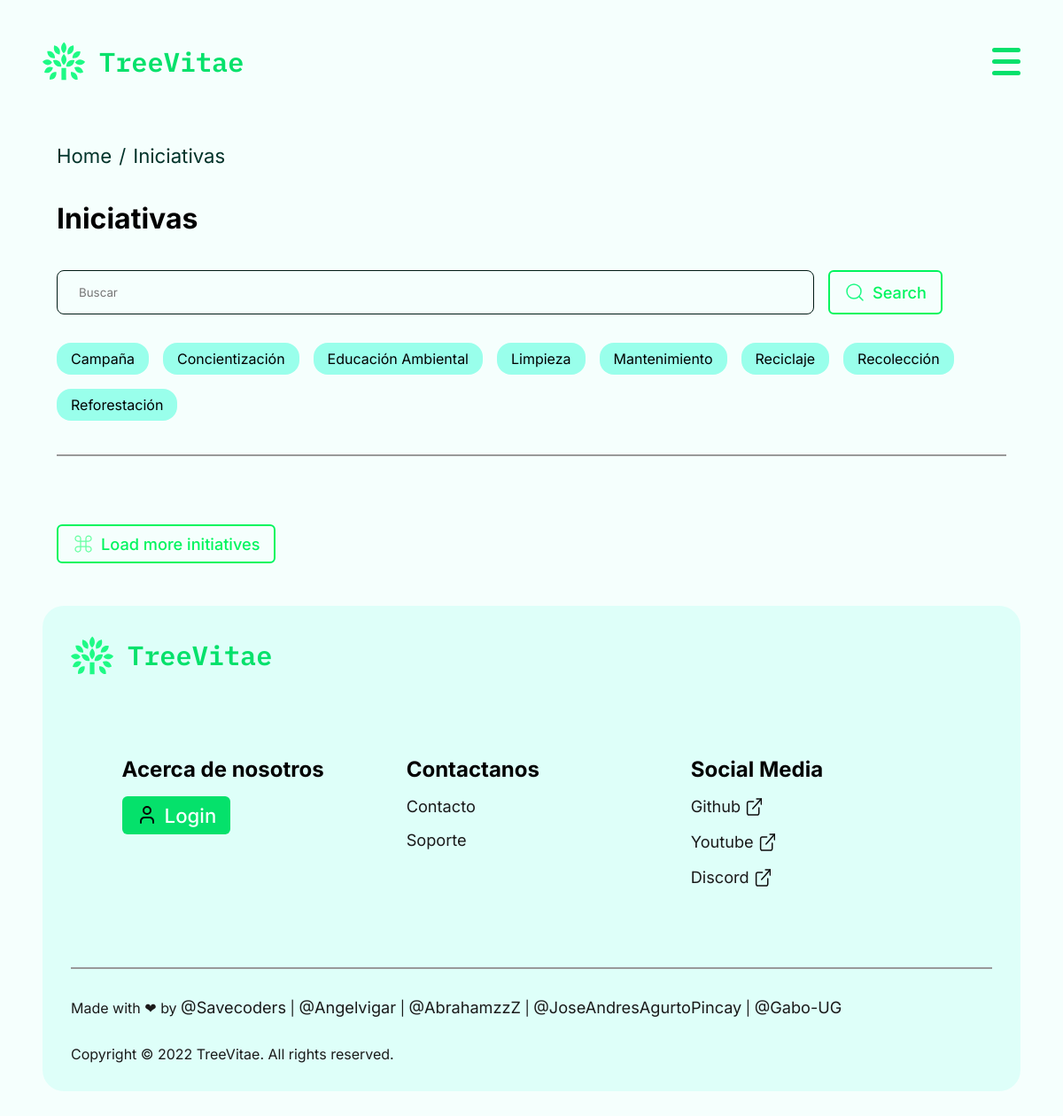
The page /index.php?c=iniciativa&f=viewall on the database its author committed.
### tables this page shows
CREATE TABLE `tags` (
  `ID` bigint(20) NOT NULL AUTO_INCREMENT,
  `nombre` varchar(255) NOT NULL,   
  PRIMARY KEY (`ID`),
  UNIQUE KEY `nombre` (`nombre`(255))   
);

### controllers/IniciativaController.php (called while the page is built, shortened)
<?php
require_once 'models/repository/Tags.repository.php';
class IniciativaController
{
    public function viewall()
    {
        try {
            $tagsRepository = new TagsRepository();
            $tags = $tagsRepository->getAll();
            require_once  VINICIATIVA . 'viewall.php';
        } catch (Exception $e) {
            error_log('Error en IniciativaController@viewall: ' . $e->getMessage());
            redirectWithMessage(false, '', 'No podemos mostrar las iniciativas en estos momentos', 'index.php?c=iniciativa&f=viewall');
        }
    }
}

### index.php (called while the page is built, shortened)
<?php
$funcion = (!empty($_REQUEST['f'])) ? htmlentities($_REQUEST['f']) : FUNCION_PRINCIPAL;
$cont = new $controlador();
$cont->$funcion();

### core/DB.php (called while the page is built, shortened)
<?php
class DB
{
    private static $instance = null;
    public static function getInstance()
    {
        $dir = __DIR__ . '/../.env';
        $DB_NAME = 'tree_database';
        $DB_USER = 'root';
        $DB_PASSWORD = '';
        $DB_HOST = 'localhost';
        $DB_PORT = '3308';
        try {
            $DB_NAME = $_ENV['DB_NAME'];
            $DB_USER = $_ENV['DB_USER'];
            $DB_PASSWORD = $_ENV['DB_PASSWORD'];
            $DB_HOST = $_ENV['DB_HOST'];
            $DB_PORT = $_ENV['DB_PORT'];
        } catch (Exception $e) {
        }
        $dsn = "mysql:host=$DB_HOST;port=$DB_PORT;dbname=$DB_NAME";
        if (!self::$instance) {
            self::$instance = new PDO($dsn, $DB_USER, $DB_PASSWORD);
            self::$instance->setAttribute(PDO::ATTR_ERRMODE, PDO::ERRMODE_EXCEPTION);
        }
        return self::$instance;
    }
}

### models/repository/Tags.repository.php (called while the page is built, shortened)
<?php
require_once 'core/DB.php';
class TagsRepository implements IRepository
{
    private $db;
    public function __construct()
    {
        $this->db = DB::getInstance();
    }
    public function getAll(): array
    {
        try {
            $query = "SELECT * FROM tags";
            $stmt = $this->db->prepare($query);
            $stmt->execute();
            return $stmt->fetchAll(PDO::FETCH_ASSOC);
        } catch (PDOException $e) {
            error_log("Error en getAll de TagsRepository " . $e->getMessage());
            return [];
        }
    }
}

### views/iniciativa/iniciativa.viewall.php (the view, shortened to what this page needs)
<?php require_once HEADER; ?>
<main class="main__container__content">
    <div class="breadcrumbs flex-row">
        <a href="../home/index.html">Home</a>
        <span class="breadcrumbs__arrow"> / </span>
        <a href="#">Iniciativas</a>
    </div>
    <h1>Iniciativas</h1>
    <form class="form__search" method="dialog">
        <div class="search__container">
            <input id="searchInput" type="text" placeholder="Buscar" required />
            <button id="btnSearch" class="btn outerline">
                <img src="public/assets/icons/search.svg" alt="search icon" />
                Search
            </button>
        </div>
        <section class="tags" role="group" aria-label="tags">
            <?php foreach ($tags as $tag) { ?>
                <div class="tag" id="tag-<?php echo $tag['nombre']; ?>" role="listitem">
                    <?php echo $tag['nombre']; ?>
                </div>
            <?php } ?>
        </section>
    </form>
    <hr class="separetor__horizontal" />
    <div class="btn__container">
        <button class="btn outerline" id="loadMore">
            <img src="public/assets/icons/IconUse.svg" alt="plus icon" />
            Load more initiatives
        </button>
    </div>
</main>
<?php require_once FOOTER; ?>

### views/templates/navbar.php (shortened to what this page needs)
<!DOCTYPE html>
<html lang="en">
<head>
    <link href="public/css/styles.css" rel="stylesheet">
    <link rel="stylesheet"
        href="https://use.fontawesome.com/releases/v6.7.0/css/all.css"
>
</head>
<body>
    <div class="container">
        <nav class="navbar">
            <div class="logo__container">
                <img src="public/assets/icons/logo.svg" alt="TreeVitae logo" />
                <a class="logo__name" href="index.php">TreeVitae</a>
            </div>
            <div class="nav__hamburguer">
                <div class="nav__hamburguer__line"></div>
                <div class="nav__hamburguer__line"></div>
                <div class="nav__hamburguer__line"></div>
            </div>
        </nav>

### views/templates/footer.php (shortened to what this page needs)
<footer class="footer">
    <div class="logo__container">
        <img src="public/assets/icons/logo.svg" alt="TreeVitae logo" />
        <a class="logo__name" href="#">TreeVitae</a>
    </div>
    <div class="footer__container">
        <section class="footer__section">
            <h2>Acerca de nosotros</h2>
            <a href="#" class="btn primary__with-icon">
                <img src="public/assets/icons/user.svg" alt="User icon" />
                Login
            </a>
        </section>
        <section class="footer__section">
            <h2>Contactanos</h2>
            <a class="link" href="#">Contacto</a>
            <a class="link" href="#">Soporte</a>
        </section>
        <section class="footer__section">
            <h2>Social Media</h2>
            <a href="#" class="link" target="_blank">Github
                <img src="public/assets/icons/external-link.svg" alt="External link icon" />
            </a>
            <a href="#" class="link" target="_blank">Youtube
                <img src="public/assets/icons/external-link.svg" alt="External link icon" />
            </a>
            <a href="#" class="link" target="_blank">Discord
                <img src="public/assets/icons/external-link.svg" alt="External link icon" />
            </a>
        </section>
    </div>
    <hr class="separetor__horizontal" />
    <div class="content__made-with">
        <p class="made__text">
            Made with ❤ by
            <a target="_blank" class="link" href="https://github.com/Savecoders">@Savecoders</a> |
            <a target="_blank" class="link" href="https://github.com/Angelvigar">@Angelvigar</a> |
            <a target="_blank" class="link" href="https://github.com/AbrahamzzZ">@AbrahamzzZ</a> |
            <a target="_blank" class="link" href="https://github.com/JoseAndresAgurtoPincay">@JoseAndresAgurtoPincay</a>
            |
            <a target="_blank" class="link" href="https://github.com/Gabo-UG">@Gabo-UG</a>
        </p>
    </div>
    <p class="copyright">Copyright © 2022 TreeVitae. All rights reserved.</p>
</footer>
</div>
</body>
</html>

### rows shown on the page
tags: nombre "Campaña"
tags: nombre "Concientización"
tags: nombre "Educación Ambiental"
tags: nombre "Limpieza"
tags: nombre "Mantenimiento"
tags: nombre "Reciclaje"
tags: nombre "Recolección"
tags: nombre "Reforestación"
